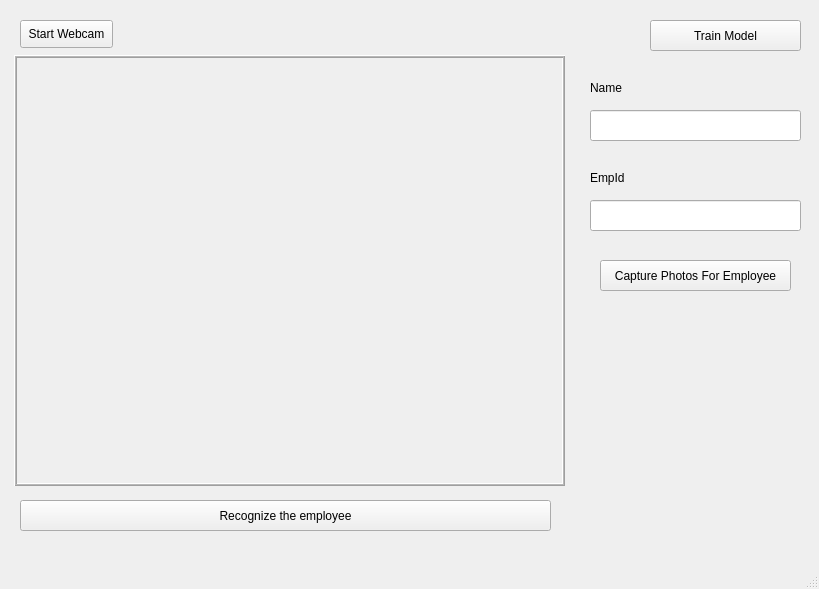
<?xml version="1.0" encoding="UTF-8"?>
<ui version="4.0">
 <class>MainWindow</class>
 <widget class="QMainWindow" name="MainWindow">
  <property name="geometry">
   <rect>
    <x>0</x>
    <y>0</y>
    <width>819</width>
    <height>589</height>
   </rect>
  </property>
  <property name="windowTitle">
   <string>Face Recognation</string>
  </property>
  <widget class="QWidget" name="centralwidget">
   <widget class="QPushButton" name="start_bt">
    <property name="geometry">
     <rect>
      <x>20</x>
      <y>20</y>
      <width>93</width>
      <height>28</height>
     </rect>
    </property>
    <property name="text">
     <string>Start Webcam</string>
    </property>
   </widget>
   <widget class="QWidget" name="widget" native="true">
    <property name="geometry">
     <rect>
      <x>570</x>
      <y>60</y>
      <width>241</width>
      <height>421</height>
     </rect>
    </property>
    <widget class="QLabel" name="label">
     <property name="geometry">
      <rect>
       <x>20</x>
       <y>20</y>
       <width>55</width>
       <height>16</height>
      </rect>
     </property>
     <property name="text">
      <string>Name</string>
     </property>
    </widget>
    <widget class="QLineEdit" name="name">
     <property name="geometry">
      <rect>
       <x>20</x>
       <y>50</y>
       <width>211</width>
       <height>31</height>
      </rect>
     </property>
    </widget>
    <widget class="QLineEdit" name="empid">
     <property name="geometry">
      <rect>
       <x>20</x>
       <y>140</y>
       <width>211</width>
       <height>31</height>
      </rect>
     </property>
    </widget>
    <widget class="QLabel" name="label_2">
     <property name="geometry">
      <rect>
       <x>20</x>
       <y>110</y>
       <width>55</width>
       <height>16</height>
      </rect>
     </property>
     <property name="text">
      <string>EmpId</string>
     </property>
    </widget>
    <widget class="QPushButton" name="pushButton_4">
     <property name="geometry">
      <rect>
       <x>30</x>
       <y>200</y>
       <width>191</width>
       <height>31</height>
      </rect>
     </property>
     <property name="text">
      <string>Capture Photos For Employee</string>
     </property>
    </widget>
   </widget>
   <widget class="QLabel" name="video_label">
    <property name="geometry">
     <rect>
      <x>14</x>
      <y>55</y>
      <width>551</width>
      <height>431</height>
     </rect>
    </property>
    <property name="frameShape">
     <enum>QFrame::Box</enum>
    </property>
    <property name="frameShadow">
     <enum>QFrame::Raised</enum>
    </property>
    <property name="midLineWidth">
     <number>1</number>
    </property>
    <property name="text">
     <string/>
    </property>
   </widget>
   <widget class="QPushButton" name="train_model_bt">
    <property name="geometry">
     <rect>
      <x>650</x>
      <y>20</y>
      <width>151</width>
      <height>31</height>
     </rect>
    </property>
    <property name="text">
     <string>Train Model</string>
    </property>
   </widget>
   <widget class="QPushButton" name="face_detect_bt">
    <property name="geometry">
     <rect>
      <x>20</x>
      <y>500</y>
      <width>531</width>
      <height>31</height>
     </rect>
    </property>
    <property name="text">
     <string>Recognize the employee</string>
    </property>
   </widget>
  </widget>
  <widget class="QMenuBar" name="menubar">
   <property name="geometry">
    <rect>
     <x>0</x>
     <y>0</y>
     <width>819</width>
     <height>26</height>
    </rect>
   </property>
  </widget>
  <widget class="QStatusBar" name="statusbar"/>
 </widget>
 <resources/>
 <connections/>
</ui>
